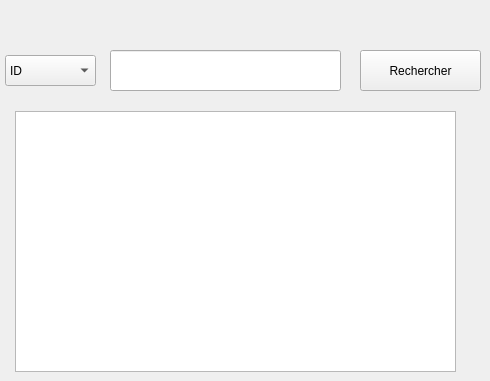
     <widget class="QWidget" name="tab_5">
      <attribute name="title">
       <string>Recherche</string>
      </attribute>
      <widget class="QLineEdit" name="Taper">
       <property name="geometry">
        <rect>
         <x>110</x>
         <y>50</y>
         <width>231</width>
         <height>41</height>
        </rect>
       </property>
      </widget>
      <widget class="QPushButton" name="RechercherPartenair">
       <property name="geometry">
        <rect>
         <x>360</x>
         <y>50</y>
         <width>121</width>
         <height>41</height>
        </rect>
       </property>
       <property name="text">
        <string>Rechercher</string>
       </property>
      </widget>
      <widget class="QTableView" name="tableViewPartenair">
       <property name="geometry">
        <rect>
         <x>15</x>
         <y>111</y>
         <width>441</width>
         <height>261</height>
        </rect>
       </property>
      </widget>
      <widget class="QComboBox" name="CombpBoxRecherche">
       <property name="geometry">
        <rect>
         <x>5</x>
         <y>55</y>
         <width>91</width>
         <height>31</height>
        </rect>
       </property>
       <item>
        <property name="text">
         <string>ID</string>
        </property>
       </item>
       <item>
        <property name="text">
         <string>Specialite</string>
        </property>
       </item>
       <item>
        <property name="text">
         <string>Email</string>
        </property>
       </item>
      </widget>
     </widget>
